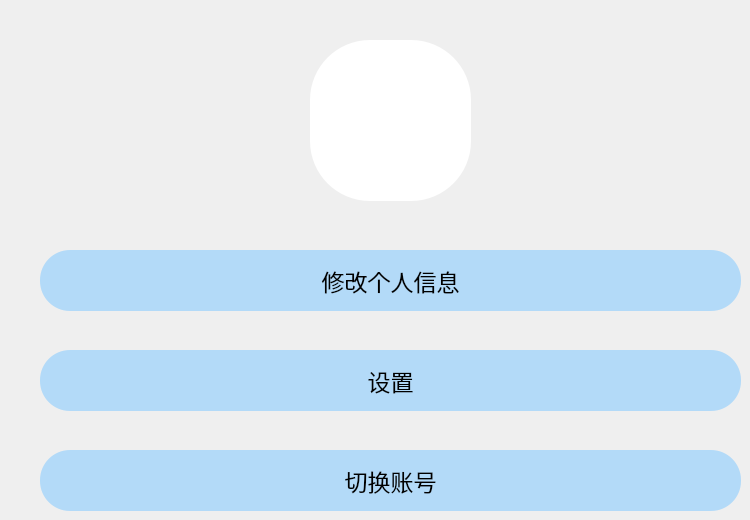
     <widget class="QWidget" name="page_13">
      <widget class="QPushButton" name="Bt_setting">
       <property name="geometry">
        <rect>
         <x>40</x>
         <y>350</y>
         <width>701</width>
         <height>61</height>
        </rect>
       </property>
       <property name="font">
        <font>
         <family>微软雅黑</family>
         <pointsize>17</pointsize>
         <weight>50</weight>
         <bold>false</bold>
        </font>
       </property>
       <property name="styleSheet">
        <string notr="true">QPushButton{
	
	background-color: rgb(179, 218, 248);
	color: rgb(0, 0, 0);
	border-radius:30px
}
QPushButton:hover{
	background-color: rgb(217, 217, 217);
	border-radius:30px
}
QPushButton:pressed{
	padding-left:5px;
	padding-top:5px;
}</string>
       </property>
       <property name="text">
        <string>设置</string>
       </property>
      </widget>
      <widget class="QPushButton" name="Bt_shiftacount">
       <property name="geometry">
        <rect>
         <x>40</x>
         <y>450</y>
         <width>701</width>
         <height>61</height>
        </rect>
       </property>
       <property name="font">
        <font>
         <family>微软雅黑</family>
         <pointsize>17</pointsize>
         <weight>50</weight>
         <bold>false</bold>
        </font>
       </property>
       <property name="styleSheet">
        <string notr="true">QPushButton{
	
	background-color: rgb(179, 218, 248);
	color: rgb(0, 0, 0);
	border-radius:30px
}
QPushButton:hover{
	background-color: rgb(217, 217, 217);
	border-radius:30px
}
QPushButton:pressed{
	padding-left:5px;
	padding-top:5px;
}</string>
       </property>
       <property name="text">
        <string>切换账号</string>
       </property>
      </widget>
      <widget class="QLabel" name="label_profile">
       <property name="geometry">
        <rect>
         <x>310</x>
         <y>40</y>
         <width>161</width>
         <height>161</height>
        </rect>
       </property>
       <property name="font">
        <font>
         <family>微软雅黑</family>
         <pointsize>24</pointsize>
        </font>
       </property>
       <property name="styleSheet">
        <string notr="true">border-radius:60px;
background-color: rgb(255, 255, 255);
image: url(:/新前缀/头像.png);</string>
       </property>
       <property name="text">
        <string/>
       </property>
      </widget>
      <widget class="QPushButton" name="Bt_email">
       <property name="geometry">
        <rect>
         <x>40</x>
         <y>250</y>
         <width>701</width>
         <height>61</height>
        </rect>
       </property>
       <property name="font">
        <font>
         <family>微软雅黑</family>
         <pointsize>17</pointsize>
         <weight>50</weight>
         <bold>false</bold>
        </font>
       </property>
       <property name="styleSheet">
        <string notr="true">QPushButton{
	
	background-color: rgb(179, 218, 248);
	color: rgb(0, 0, 0);
	border-radius:30px
}
QPushButton:hover{
	background-color: rgb(217, 217, 217);
	border-radius:30px
}
QPushButton:pressed{
	padding-left:5px;
	padding-top:5px;
}</string>
       </property>
       <property name="text">
        <string>修改个人信息</string>
       </property>
      </widget>
     </widget>
